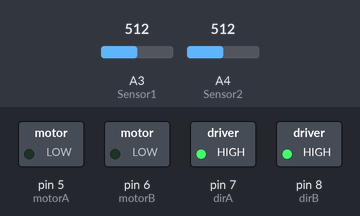
Bench run of a sketch on a simulated Arduino Uno, built with avr-gcc and run on an emulated ATmega328P. Shown: switched loads named in the sketch (green lamp = pin HIGH). The inputs (shaded band) are chosen by the test bench; at power-on: A3 (Sensor1) = 512, A4 (Sensor2) = 512.

Above: at 1.2 s.
1.3 s: A3 (Sensor1) set to 691
2.8 s: A3 (Sensor1) set to 711
At 4.0 s:
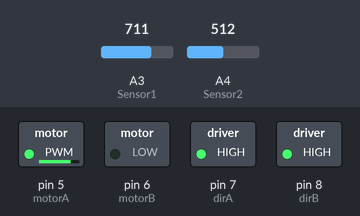
4.3 s: A4 (Sensor2) set to 689
5.8 s: A4 (Sensor2) set to 707
At 6.3 s:
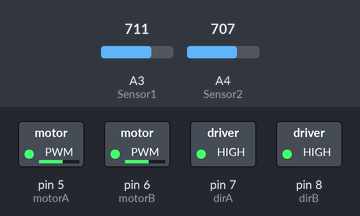
7.3 s: A3 (Sensor1) set to 690
At 8.5 s:
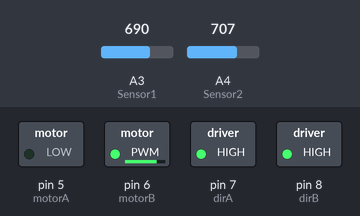
8.8 s: A3 (Sensor1) set to 710
At 9.8 s:
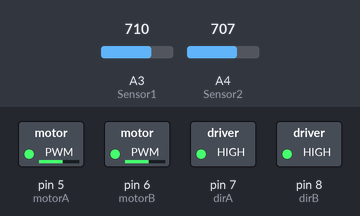
Timing chart, 0 to 11.3 s (numbered marks = the images above; inputs shaded):
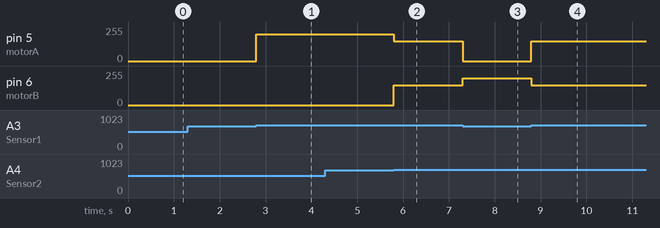

The sketch:

motor_dc.ino
```cpp
//Fonte: https://www.robocore.net/tutoriais/robo-seguidor-de-linha
//OU https://portal.vidadesilicio.com.br/robo-seguidor-de-linha-sensor-infravermelho-e-pwm/
//	Motores
const int motorA = 5; //velocidade motor A - de 0 a 255
const int motorB = 6; //velocidade motor B - de 0 a 255
const int dirA = 7; //direcao do motor A - HIGH ou LOW
const int dirB = 8; //direcao do motor B - HIGH ou LOW
//	Sensores
int Sensor1 = 3;
int Valor_Sensor1 = 0;
int Sensor2 = 4;
int Valor_Sensor2 = 0;

void setup(){
  pinMode(motorA, OUTPUT);
  pinMode(motorB, OUTPUT);
  pinMode(dirA, OUTPUT);
  pinMode(dirB, OUTPUT);
  digitalWrite(dirA, HIGH);
  digitalWrite(dirB, HIGH);
}

void loop(){
  Valor_Sensor1 = analogRead(Sensor1);
  Valor_Sensor2 = analogRead(Sensor2);

  if((Valor_Sensor1 > 700) && (Valor_Sensor2 > 700)){
  	analogWrite(motorA, 150);
  	analogWrite(motorB, 150);
  }

  if((Valor_Sensor1 < 700) && (Valor_Sensor2 > 700)){
    analogWrite(motorA, 0);
  	analogWrite(motorB, 200);
  }

  if((Valor_Sensor1 > 700) && (Valor_Sensor2 < 700)){
    analogWrite(motorA, 200);
  	analogWrite(motorB, 0);
  }

}
```

Measured:
- the behaviour switches between 700 and 701 on A3 (Sensor1) (found by bisection; images 0 and 1)
- the behaviour switches between 700 and 701 on A4 (Sensor2) (found by bisection; images 1 and 2)
- after the input at 1.3 s, every drawn part: stays the same
- after the input at 2.8 s, pin 5 (motorA): 0/255 → 200/255 at once
- after the input at 4.3 s, every drawn part: stays the same
- after the input at 5.8 s, pin 5 (motorA): 200/255 → 150/255 at once; pin 6 (motorB): 0/255 → 150/255 at once
- after the input at 7.3 s, pin 5 (motorA): 150/255 → 0/255 at once; pin 6 (motorB): 150/255 → 200/255 at once
- after the input at 8.8 s, pin 5 (motorA): 0/255 → 150/255 at once; pin 6 (motorB): 200/255 → 150/255 at once
